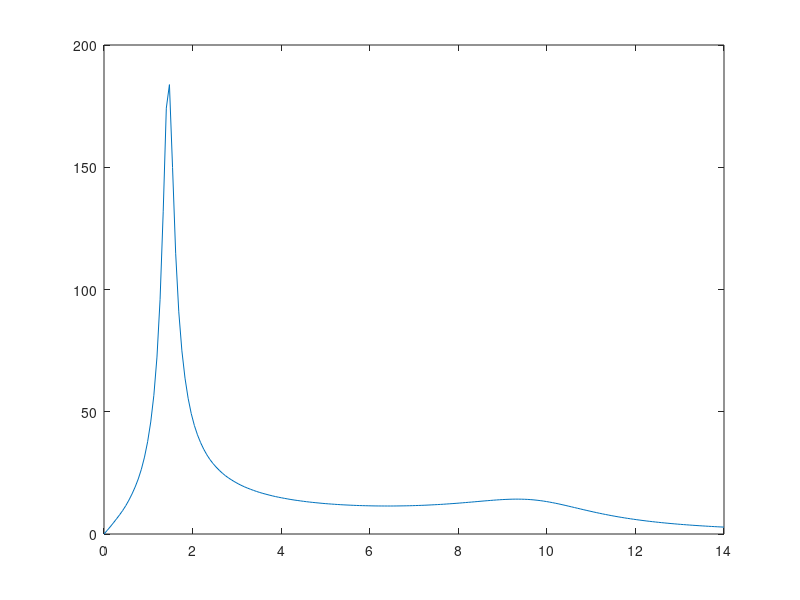

Source code (MATLAB):

clear
clc
m1=40;
m2=260;
c1=264.73;
c2=520;
c0=1.89e-8;
k1=130e3;
k2=26e3;
alpha=1.52e-3;
fn=1.45;
R=30455.3;

s=tf('s');

GV=(-m2*alpha*R*s*(k1+c1*s))/((m1*s^2+k1+c1*s)*((k2+c2*s+m2*s^2 )*(1+R*c0*s)+alpha^2*R*s)+...
    ((k2+c2*s)*(1+R*c0*s)+alpha^2*R*s)*m2*s^2);

Fs=linspace(0,14,200);
Vrms = zeros(size(Fs));
for i=1:length(Fs)
t=linspace(0,20,2000);
u=10*sin(2*pi*Fs(i)*t);
y=lsim(GV,u,t);
Vrms(i)=sqrt(trapz(t,y.^2)/t(end));
end
figure
plot(Fs,Vrms)